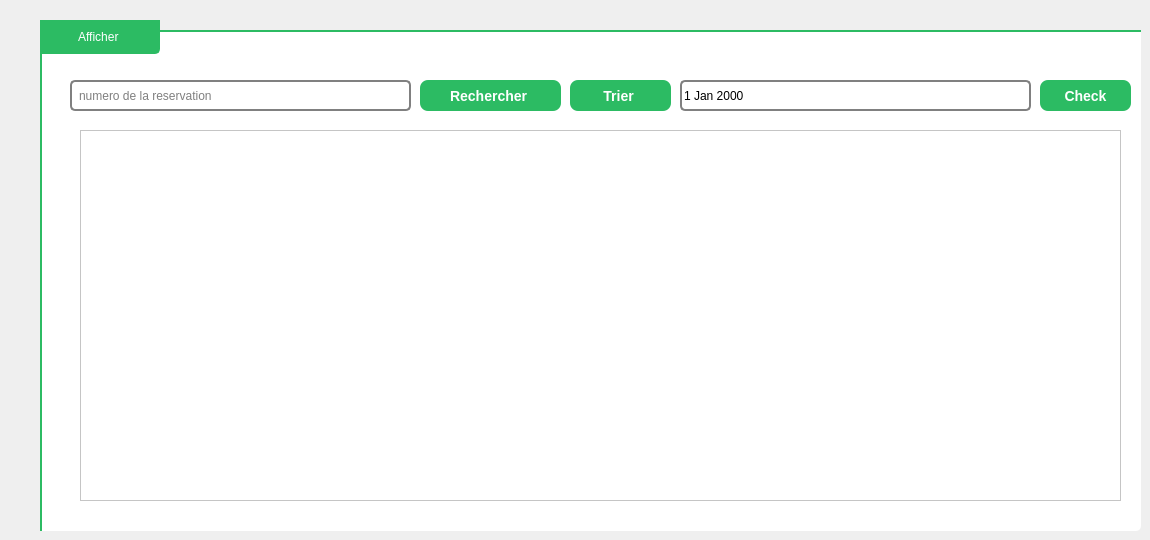
    <widget class="QWidget" name="tab">
     <attribute name="title">
      <string>Liste des réservations</string>
     </attribute>
     <widget class="QGroupBox" name="groupBox_3">
      <property name="geometry">
       <rect>
        <x>40</x>
        <y>20</y>
        <width>1101</width>
        <height>511</height>
       </rect>
      </property>
      <property name="styleSheet">
       <string notr="true">QGroupBox {
  border: none;
  margin-top: 10px;
  border-left: 2px solid #2CBB63; /* Green left border */
  border-top: 2px solid #2CBB63; /* Green top border */
  border-bottom-right-radius: 5px; /* Rounded bottom-right corner */
background-color:white;
}

QGroupBox::title {
  subcontrol-origin: margin;
  subcontrol-position: top left;
  padding: 8px;
  color: white;
  font-size: 20px; /* Increased font size */
  font-weight: bold;
  min-width: 120px;
  qproperty-drawBase: 0;
  background-color: #2CBB63;
  border-bottom: 2px solid #2CBB63; /* Green bottom border */
  border-top: 2px solid #2CBB63; /* Green top border */
  border-left: 2px solid #2CBB63; /* Green left border */
  border-right: 2px solid #2CBB63; /* Green right border */
  border-bottom-right-radius: 5px; /* Rounded bottom-right corner */
}</string>
      </property>
      <property name="title">
       <string>Afficher </string>
      </property>
      <widget class="QLineEdit" name="rechercher">
       <property name="geometry">
        <rect>
         <x>30</x>
         <y>60</y>
         <width>341</width>
         <height>31</height>
        </rect>
       </property>
       <property name="styleSheet">
        <string notr="true">QLineEdit {
  padding: 5px;
  border: 2px solid #808080; /* Grey border */
  border-radius: 5px; /* Rounded corners */
  background-color: white; /* White background */
  color: black; /* Black text color */
}

QLineEdit:hover {
  border-color: #2CBB63; /* Green border color on hover */
}

QLineEdit:focus {
  border-color: #2CBB63; /* Green border color on focus */
  outline: none; /* Remove focus outline */
}</string>
       </property>
       <property name="text">
        <string/>
       </property>
       <property name="placeholderText">
        <string>numero de la reservation</string>
       </property>
      </widget>
      <widget class="QPushButton" name="recherche">
       <property name="geometry">
        <rect>
         <x>380</x>
         <y>60</y>
         <width>141</width>
         <height>31</height>
        </rect>
       </property>
       <property name="styleSheet">
        <string notr="true">QPushButton {
  border: none;
  border-radius: 8px;
  padding: 10px 20px;
  background-color: #2CBB63; /* Green color */
  color: white;
  font-size: 14px;
  font-weight: bold;
  text-transform: uppercase;
  transition: background-color 0.3s ease;
}

QPushButton:hover {
  background-color: #7AE59A; /* Lighter green color on hover */
}

QPushButton:pressed {
  background-color: #A2EFB6; /* Lighter green color when pressed */
  border: 5px solid #2CBB63; /* Green contour */
}

QPushButton:focus {
  outline: none;
  box-shadow: 0 0 0 3px rgba(0, 102, 204, 0.4);
}</string>
       </property>
       <property name="text">
        <string>Rechercher </string>
       </property>
      </widget>
      <widget class="QPushButton" name="pushButton_3">
       <property name="geometry">
        <rect>
         <x>530</x>
         <y>60</y>
         <width>101</width>
         <height>31</height>
        </rect>
       </property>
       <property name="styleSheet">
        <string notr="true">QPushButton {
  border: none;
  border-radius: 8px;
  padding: 10px 20px;
  background-color: #2CBB63; /* Green color */
  color: white;
  font-size: 14px;
  font-weight: bold;
  text-transform: uppercase;
  transition: background-color 0.3s ease;
}

QPushButton:hover {
  background-color: #7AE59A; /* Lighter green color on hover */
}

QPushButton:pressed {
  background-color: #A2EFB6; /* Lighter green color when pressed */
  border: 5px solid #2CBB63; /* Green contour */
}

QPushButton:focus {
  outline: none;
  box-shadow: 0 0 0 3px rgba(0, 102, 204, 0.4);
}</string>
       </property>
       <property name="text">
        <string>Trier </string>
       </property>
      </widget>
      <widget class="QTableView" name="tableView">
       <property name="geometry">
        <rect>
         <x>40</x>
         <y>110</y>
         <width>1041</width>
         <height>371</height>
        </rect>
       </property>
       <property name="styleSheet">
        <string notr="true">QTableView {
  background-color: #ffffff;
  color: #000000;
  gridline-color: #cccccc;
}

QTableView::item:selected {
  background-color: #0066cc;
  color: #ffffff;
}

QTableView QHeaderView::section {
  background-color: #0066cc;
  color: #ffffff;
  font-weight: bold;
  padding: 5px;
  border: none;
}

QTableView QHeaderView::section:pressed {
  background-color: #0044aa;
}

QTableView QHeaderView::section:checked {
  background-color: #0088ff;
}

QTableView QHeaderView::section:checked:disabled {
  background-color: #cccccc;
  color: #999999;
}</string>
       </property>
      </widget>
      <widget class="QDateEdit" name="dateEdit_5">
       <property name="geometry">
        <rect>
         <x>640</x>
         <y>60</y>
         <width>351</width>
         <height>31</height>
        </rect>
       </property>
       <property name="styleSheet">
        <string notr="true">QDateEdit {
  border: 2px solid #808080; /* Add a solid black border */
  padding: 0;
  background-color: transparent; /* Transparent background */
  border-radius: 5px; /* Rounded corners */

  color: black; /* Black text color */
}

QDateEdit:hover {
  font-weight: bold; /* Bolder text */
  padding: 2px; /* Increase padding */
  border-color: #2CBB63; /* Green border color on focus */

}</string>
       </property>
      </widget>
      <widget class="QPushButton" name="pushButton_5">
       <property name="geometry">
        <rect>
         <x>1000</x>
         <y>60</y>
         <width>91</width>
         <height>31</height>
        </rect>
       </property>
       <property name="styleSheet">
        <string notr="true">QPushButton {
  border: none;
  border-radius: 8px;
  padding: 10px 20px;
  background-color: #2CBB63; /* Green color */
  color: white;
  font-size: 14px;
  font-weight: bold;
  text-transform: uppercase;
  transition: background-color 0.3s ease;
}

QPushButton:hover {
  background-color: #7AE59A; /* Lighter green color on hover */
}

QPushButton:pressed {
  background-color: #A2EFB6; /* Lighter green color when pressed */
  border: 5px solid #2CBB63; /* Green contour */
}

QPushButton:focus {
  outline: none;
  box-shadow: 0 0 0 3px rgba(0, 102, 204, 0.4);
}</string>
       </property>
       <property name="text">
        <string>Check</string>
       </property>
      </widget>
     </widget>
    </widget>
